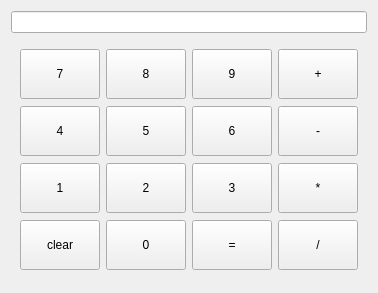
<?xml version="1.0" encoding="UTF-8"?>
<ui version="4.0">
 <class>Widget</class>
 <widget class="QWidget" name="Widget">
  <property name="geometry">
   <rect>
    <x>0</x>
    <y>0</y>
    <width>367</width>
    <height>293</height>
   </rect>
  </property>
  <property name="minimumSize">
   <size>
    <width>0</width>
    <height>40</height>
   </size>
  </property>
  <property name="windowTitle">
   <string>Widget</string>
  </property>
  <layout class="QVBoxLayout" name="verticalLayout">
   <item>
    <widget class="QLineEdit" name="display"/>
   </item>
   <item>
    <widget class="QWidget" name="widget" native="true">
     <property name="minimumSize">
      <size>
       <width>0</width>
       <height>40</height>
      </size>
     </property>
     <layout class="QGridLayout" name="gridLayout">
      <item row="0" column="0">
       <widget class="QPushButton" name="Button7">
        <property name="minimumSize">
         <size>
          <width>0</width>
          <height>50</height>
         </size>
        </property>
        <property name="text">
         <string>7</string>
        </property>
       </widget>
      </item>
      <item row="0" column="1">
       <widget class="QPushButton" name="Button8">
        <property name="minimumSize">
         <size>
          <width>0</width>
          <height>50</height>
         </size>
        </property>
        <property name="text">
         <string>8</string>
        </property>
       </widget>
      </item>
      <item row="0" column="2">
       <widget class="QPushButton" name="Button9">
        <property name="minimumSize">
         <size>
          <width>0</width>
          <height>50</height>
         </size>
        </property>
        <property name="text">
         <string>9</string>
        </property>
       </widget>
      </item>
      <item row="0" column="3">
       <widget class="QPushButton" name="ButtonPlus">
        <property name="minimumSize">
         <size>
          <width>0</width>
          <height>50</height>
         </size>
        </property>
        <property name="text">
         <string>+</string>
        </property>
       </widget>
      </item>
      <item row="1" column="0">
       <widget class="QPushButton" name="Button4">
        <property name="minimumSize">
         <size>
          <width>0</width>
          <height>50</height>
         </size>
        </property>
        <property name="text">
         <string>4</string>
        </property>
       </widget>
      </item>
      <item row="1" column="1">
       <widget class="QPushButton" name="Button5">
        <property name="minimumSize">
         <size>
          <width>0</width>
          <height>50</height>
         </size>
        </property>
        <property name="text">
         <string>5</string>
        </property>
       </widget>
      </item>
      <item row="1" column="2">
       <widget class="QPushButton" name="Button6">
        <property name="minimumSize">
         <size>
          <width>0</width>
          <height>50</height>
         </size>
        </property>
        <property name="text">
         <string>6</string>
        </property>
       </widget>
      </item>
      <item row="1" column="3">
       <widget class="QPushButton" name="ButtonMinus">
        <property name="minimumSize">
         <size>
          <width>0</width>
          <height>50</height>
         </size>
        </property>
        <property name="text">
         <string>-</string>
        </property>
       </widget>
      </item>
      <item row="2" column="0">
       <widget class="QPushButton" name="Button1">
        <property name="minimumSize">
         <size>
          <width>0</width>
          <height>50</height>
         </size>
        </property>
        <property name="text">
         <string>1</string>
        </property>
       </widget>
      </item>
      <item row="2" column="1">
       <widget class="QPushButton" name="Button2">
        <property name="minimumSize">
         <size>
          <width>0</width>
          <height>50</height>
         </size>
        </property>
        <property name="text">
         <string>2</string>
        </property>
       </widget>
      </item>
      <item row="2" column="2">
       <widget class="QPushButton" name="Button3">
        <property name="minimumSize">
         <size>
          <width>0</width>
          <height>50</height>
         </size>
        </property>
        <property name="text">
         <string>3</string>
        </property>
       </widget>
      </item>
      <item row="2" column="3">
       <widget class="QPushButton" name="ButtonMultiply">
        <property name="minimumSize">
         <size>
          <width>0</width>
          <height>50</height>
         </size>
        </property>
        <property name="text">
         <string>*</string>
        </property>
       </widget>
      </item>
      <item row="3" column="0">
       <widget class="QPushButton" name="ButtonClear">
        <property name="minimumSize">
         <size>
          <width>0</width>
          <height>50</height>
         </size>
        </property>
        <property name="text">
         <string>clear</string>
        </property>
       </widget>
      </item>
      <item row="3" column="1">
       <widget class="QPushButton" name="Button0">
        <property name="minimumSize">
         <size>
          <width>0</width>
          <height>50</height>
         </size>
        </property>
        <property name="text">
         <string>0</string>
        </property>
       </widget>
      </item>
      <item row="3" column="2">
       <widget class="QPushButton" name="ButtonEqual">
        <property name="minimumSize">
         <size>
          <width>0</width>
          <height>50</height>
         </size>
        </property>
        <property name="text">
         <string>=</string>
        </property>
       </widget>
      </item>
      <item row="3" column="3">
       <widget class="QPushButton" name="ButtonDivide">
        <property name="minimumSize">
         <size>
          <width>0</width>
          <height>50</height>
         </size>
        </property>
        <property name="text">
         <string>/</string>
        </property>
       </widget>
      </item>
     </layout>
    </widget>
   </item>
  </layout>
 </widget>
 <resources/>
 <connections/>
</ui>
